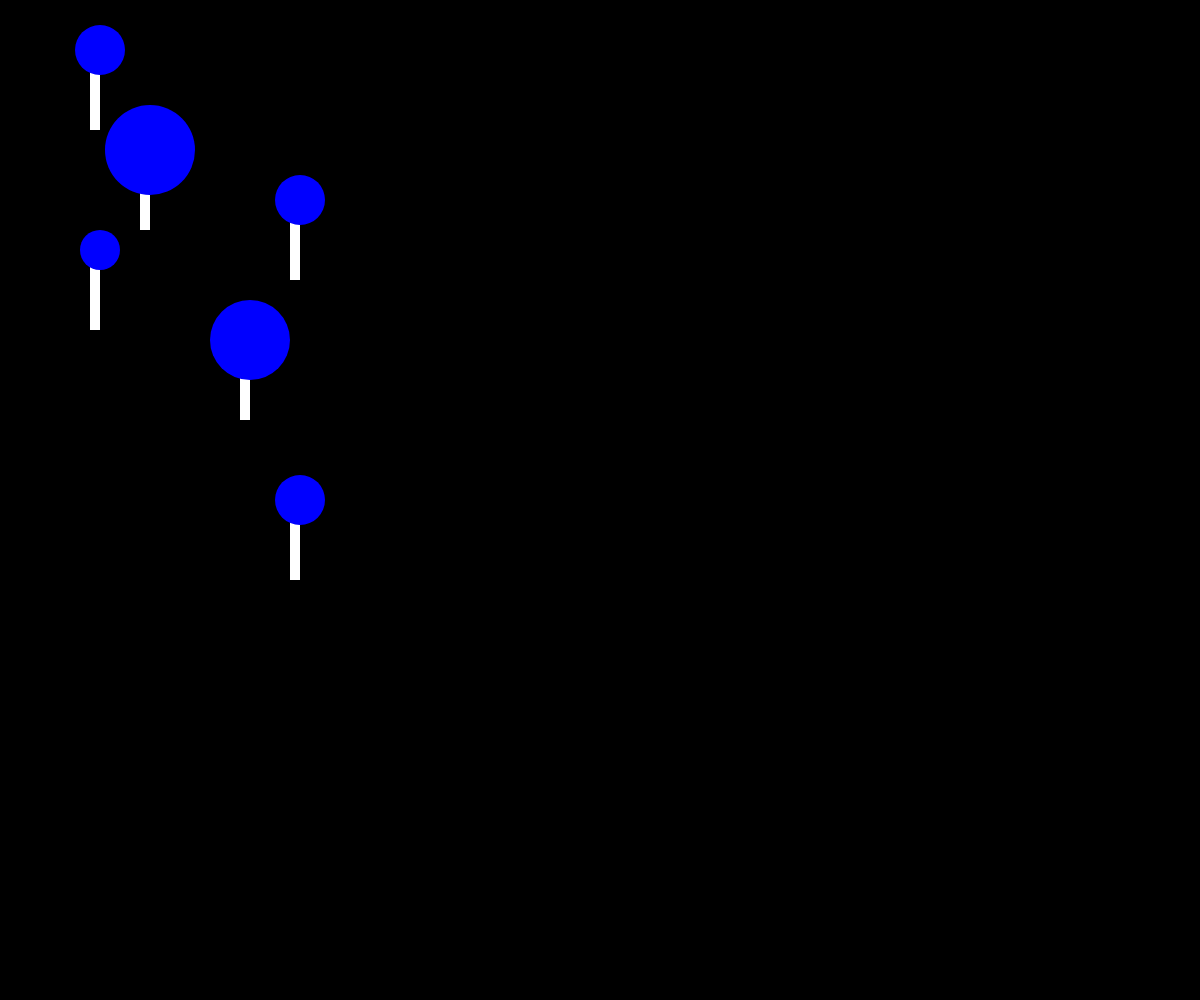
Frame 1 (no input)
Frame 60 (no input): identical to frame 1, image omitted
Frame 120 (the mouse pressed at the canvas centre since frame 60): identical to frame 1, image omitted

The p5.js sketch that drew this single still picture (run headless with seeded random() and noise() and a simulated clock; from frame 60 on, the mouse is pressed at the canvas centre):

// p5.js sketch
// ── sketch.js
function setup() {
  
  createCanvas(windowWidth,windowHeight);
  
}

function draw() {
  
  background(0);
  
  lollipop(100, 50, 50);
  lollipop(250, 340, 80);
  lollipop(300,200, 50);
  lollipop(100, 250, 40);
  lollipop(150, 150, 90);
  lollipop(300, 500, 50);
  
}

function lollipop(x, y, wh) {
  
  noStroke();
  
  fill(255);
  rect(x-10, y, 10, 80);
  
  fill(0, 0, 255);
  ellipse(x, y, wh);
  
}
